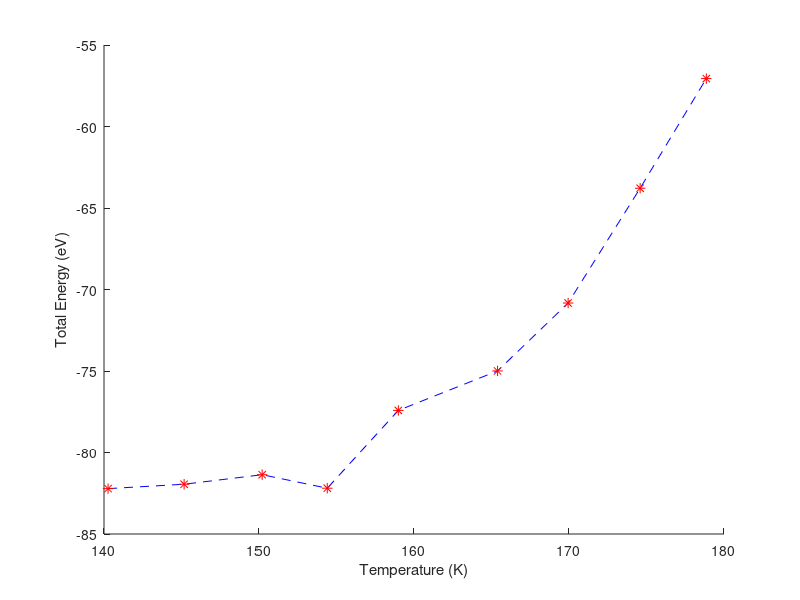
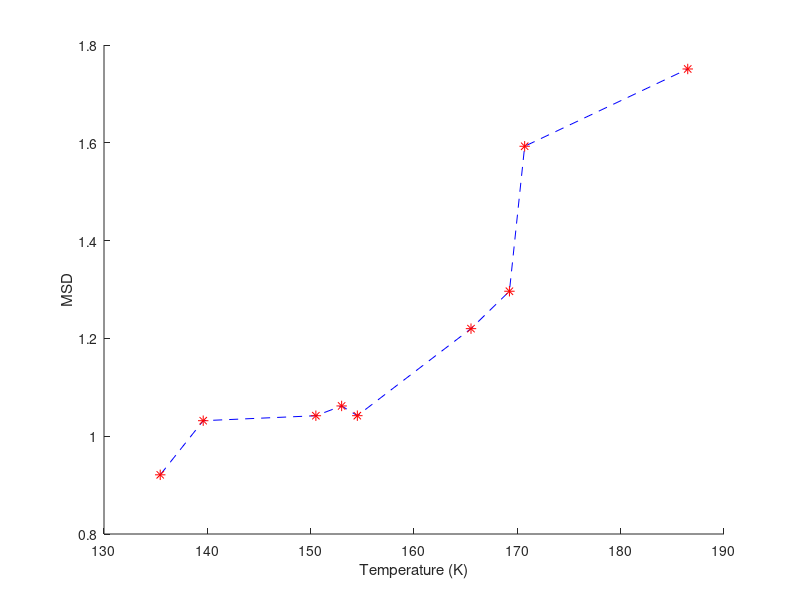
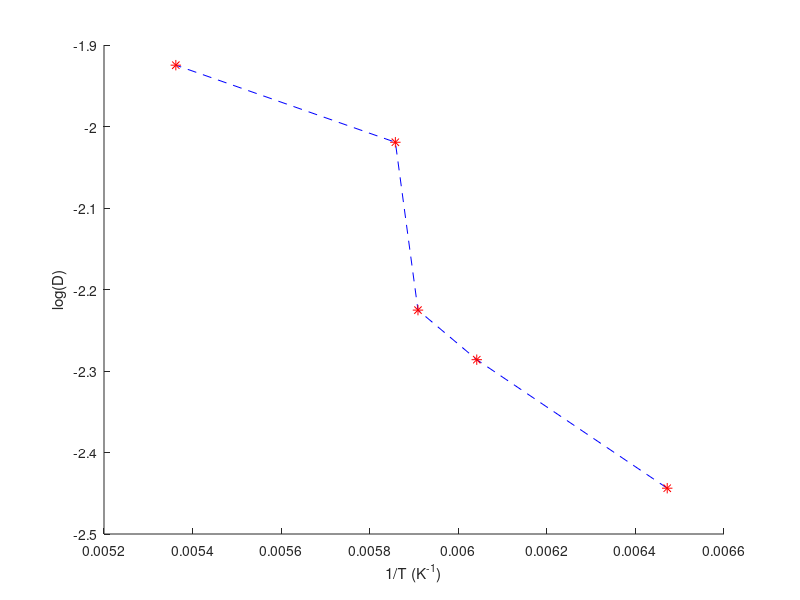
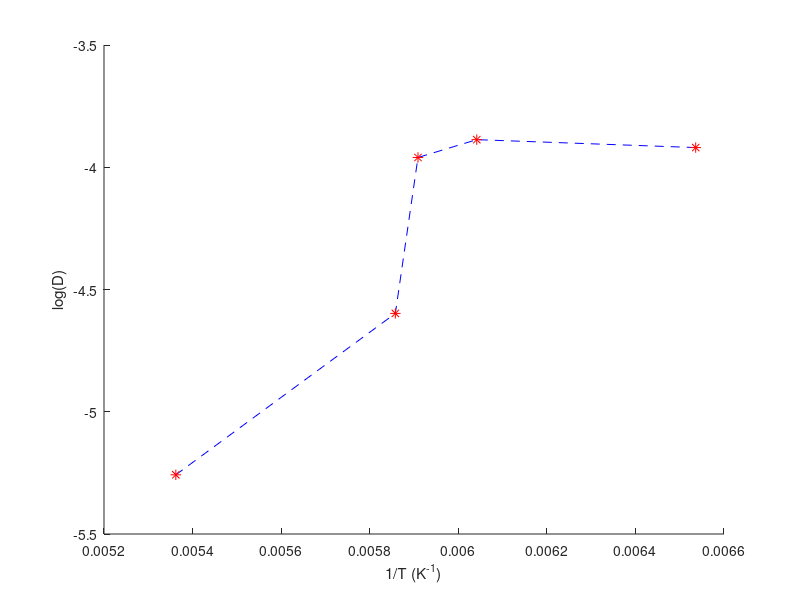

Write the MATLAB code that produced these figures, in order.
%% Xe melting analysis
clc; clear; close all;

%% Import log data
path(path,'C:\Users\Ryan Melander\Desktop\ME 556\Labs_ME556\MD-Lab-2-LAMMPS\xe-melting')
% Step	Temp	E_pair	TotEng	Press	c_myMSD[4]	c_myVACF[4]
T140 = importdata('140.txt','\t',1);
T140 = T140.data;
T145 = importdata('145.txt','\t',1);
T145 = T145.data;
T150 = importdata('150.txt','\t',1);
T150 = T150.data;
T155 = importdata('155.txt','\t',1);
T155 = T155.data;
T160 = importdata('160.txt','\t',1);
T160 = T160.data;
T165 = importdata('165.txt','\t',1);
T165 = T165.data;
T170 = importdata('170.txt','\t',1);
T170 = T170.data;
T175 = importdata('175.txt','\t',1);
T175 = T175.data;
T180 = importdata('180.txt','\t',1);
T180 = T180.data;

%% Caloric curve
temps = [mean(T140,1);mean(T145,1);mean(T150,1);mean(T155,1);mean(T160,1);...
    mean(T165,1);mean(T170,1);mean(T175,1);mean(T180,1)];
figure(1)
hold on
plot(temps(:,2),temps(:,4),'--b')
plot(temps(:,2),temps(:,4),'*r','MarkerSize',7.5)
xlabel('Temperature (K)')
ylabel('Total Energy (eV)')
set(gcf,'position',[400,400,470,350])
% saveas(gcf,'part6.png')

%% MSD
temps = [T140(21,2) T145(21,2) T155(21,2) T160(21,2) T150(21,2) T165(21,2)...
    T170(21,2) T175(21,2) T180(21,2)];
MSD = [T140(21,6) T145(21,6) T155(21,6) T160(21,6) T150(21,6) T165(21,6)...
    T170(21,6) T175(21,6) T180(21,6)];
figure(2)
hold on 
plot(temps,MSD,'--b')
plot(temps,MSD,'*r','MarkerSize',7.5)
xlabel('Temperature (K)')
ylabel('MSD')
set(gcf,'position',[400,400,470,350])
% saveas(gcf,'msd_1.png')

D = (1/(6*(2000*0.001)))*MSD(5:9);
Dlog = log(D);
figure(3)
hold on
plot(1./temps(5:9),Dlog,'--b')
plot(1./temps(5:9),Dlog,'*r','MarkerSize',7.5)
xlabel('1/T (K^{-1})')
ylabel('log(D)')
set(gcf,'position',[400,400,470,350])
% saveas(gcf,'msd_2.png')

%% VAF
temps = [T140(21,2) T145(21,2) T150(21,2) T155(21,2) T160(21,2) T165(21,2)...
    T170(21,2) T175(21,2) T180(21,2)];
VAF = [T140(21,7) T145(21,7) T150(21,7) T155(21,7) T160(21,7) T165(21,7)...
    T170(21,7) T175(21,7) T180(21,7)];
D = (1/3)*(2000*0.001)*VAF(5:9)*(0.001*50);
Dlog = log(D);
figure(4)
hold on
plot(1./temps(5:9),Dlog,'--b')
plot(1./temps(5:9),Dlog,'*r','MarkerSize',7.5)
xlabel('1/T (K^{-1})')
ylabel('log(D)')
set(gcf,'position',[400,400,470,350])
% saveas(gcf,'vaf_1.png')
